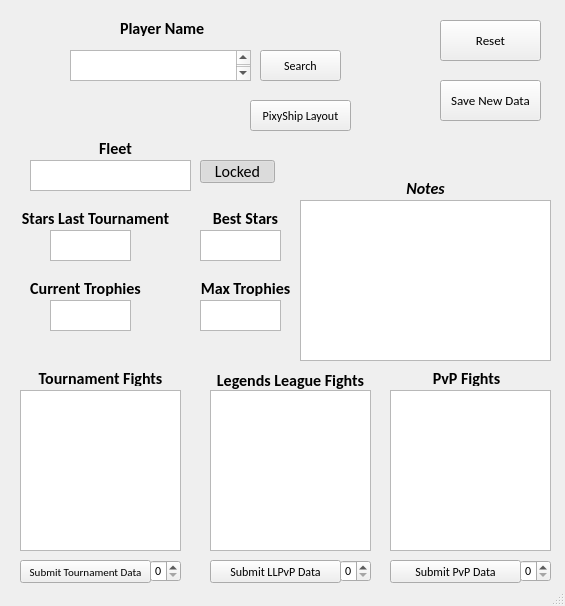
<?xml version="1.0" encoding="UTF-8"?>
<ui version="4.0">
 <class>MainWindow</class>
 <widget class="QMainWindow" name="MainWindow">
  <property name="geometry">
   <rect>
    <x>0</x>
    <y>0</y>
    <width>565</width>
    <height>606</height>
   </rect>
  </property>
  <property name="font">
   <font>
    <family>Calibri</family>
   </font>
  </property>
  <property name="windowTitle">
   <string>MainWindow</string>
  </property>
  <widget class="QWidget" name="centralwidget">
   <widget class="QLabel" name="fleetNameLabel">
    <property name="geometry">
     <rect>
      <x>70</x>
      <y>140</y>
      <width>91</width>
      <height>16</height>
     </rect>
    </property>
    <property name="font">
     <font>
      <family>Calibri</family>
      <pointsize>12</pointsize>
      <weight>75</weight>
      <italic>false</italic>
      <bold>true</bold>
     </font>
    </property>
    <property name="text">
     <string>Fleet</string>
    </property>
    <property name="alignment">
     <set>Qt::AlignCenter</set>
    </property>
   </widget>
   <widget class="QTextBrowser" name="bestStars">
    <property name="geometry">
     <rect>
      <x>200</x>
      <y>230</y>
      <width>81</width>
      <height>31</height>
     </rect>
    </property>
    <property name="tabChangesFocus">
     <bool>true</bool>
    </property>
   </widget>
   <widget class="QLabel" name="maxTrophiesLabel">
    <property name="geometry">
     <rect>
      <x>170</x>
      <y>280</y>
      <width>151</width>
      <height>16</height>
     </rect>
    </property>
    <property name="font">
     <font>
      <family>Calibri</family>
      <pointsize>12</pointsize>
      <weight>75</weight>
      <italic>false</italic>
      <bold>true</bold>
     </font>
    </property>
    <property name="text">
     <string>Max Trophies</string>
    </property>
    <property name="alignment">
     <set>Qt::AlignCenter</set>
    </property>
   </widget>
   <widget class="QLabel" name="label">
    <property name="geometry">
     <rect>
      <x>120</x>
      <y>20</y>
      <width>91</width>
      <height>16</height>
     </rect>
    </property>
    <property name="font">
     <font>
      <family>Calibri</family>
      <pointsize>12</pointsize>
      <weight>75</weight>
      <italic>false</italic>
      <bold>true</bold>
     </font>
    </property>
    <property name="text">
     <string>Player Name</string>
    </property>
   </widget>
   <widget class="QLabel" name="tournamentFightsLabel">
    <property name="geometry">
     <rect>
      <x>20</x>
      <y>370</y>
      <width>161</width>
      <height>16</height>
     </rect>
    </property>
    <property name="font">
     <font>
      <family>Calibri</family>
      <pointsize>12</pointsize>
      <weight>75</weight>
      <italic>false</italic>
      <bold>true</bold>
     </font>
    </property>
    <property name="text">
     <string>Tournament Fights</string>
    </property>
    <property name="alignment">
     <set>Qt::AlignCenter</set>
    </property>
   </widget>
   <widget class="QTextBrowser" name="lastStars">
    <property name="geometry">
     <rect>
      <x>50</x>
      <y>230</y>
      <width>81</width>
      <height>31</height>
     </rect>
    </property>
    <property name="tabChangesFocus">
     <bool>true</bool>
    </property>
   </widget>
   <widget class="QPushButton" name="pvpSubmit">
    <property name="geometry">
     <rect>
      <x>390</x>
      <y>560</y>
      <width>131</width>
      <height>23</height>
     </rect>
    </property>
    <property name="text">
     <string>Submit PvP Data</string>
    </property>
   </widget>
   <widget class="QSpinBox" name="starCount">
    <property name="geometry">
     <rect>
      <x>150</x>
      <y>560</y>
      <width>31</width>
      <height>22</height>
     </rect>
    </property>
   </widget>
   <widget class="QLabel" name="starsLastTournamentLabel">
    <property name="geometry">
     <rect>
      <x>20</x>
      <y>210</y>
      <width>151</width>
      <height>16</height>
     </rect>
    </property>
    <property name="font">
     <font>
      <family>Calibri</family>
      <pointsize>12</pointsize>
      <weight>75</weight>
      <italic>false</italic>
      <bold>true</bold>
     </font>
    </property>
    <property name="text">
     <string>Stars Last Tournament</string>
    </property>
    <property name="alignment">
     <set>Qt::AlignCenter</set>
    </property>
   </widget>
   <widget class="QTextEdit" name="playerNotes">
    <property name="geometry">
     <rect>
      <x>300</x>
      <y>200</y>
      <width>251</width>
      <height>161</height>
     </rect>
    </property>
    <property name="tabChangesFocus">
     <bool>true</bool>
    </property>
   </widget>
   <widget class="QSpinBox" name="trophyCount">
    <property name="geometry">
     <rect>
      <x>520</x>
      <y>560</y>
      <width>31</width>
      <height>22</height>
     </rect>
    </property>
   </widget>
   <widget class="QTextBrowser" name="maxTrophies">
    <property name="geometry">
     <rect>
      <x>200</x>
      <y>300</y>
      <width>81</width>
      <height>31</height>
     </rect>
    </property>
    <property name="tabChangesFocus">
     <bool>true</bool>
    </property>
   </widget>
   <widget class="QPushButton" name="searchButton">
    <property name="geometry">
     <rect>
      <x>260</x>
      <y>50</y>
      <width>81</width>
      <height>31</height>
     </rect>
    </property>
    <property name="text">
     <string>Search</string>
    </property>
   </widget>
   <widget class="QLabel" name="bestStarsLabel">
    <property name="geometry">
     <rect>
      <x>170</x>
      <y>210</y>
      <width>151</width>
      <height>16</height>
     </rect>
    </property>
    <property name="font">
     <font>
      <family>Calibri</family>
      <pointsize>12</pointsize>
      <weight>75</weight>
      <italic>false</italic>
      <bold>true</bold>
     </font>
    </property>
    <property name="text">
     <string>Best Stars</string>
    </property>
    <property name="alignment">
     <set>Qt::AlignCenter</set>
    </property>
   </widget>
   <widget class="QPushButton" name="legendsSubmit">
    <property name="geometry">
     <rect>
      <x>210</x>
      <y>560</y>
      <width>131</width>
      <height>23</height>
     </rect>
    </property>
    <property name="text">
     <string>Submit LLPvP Data</string>
    </property>
   </widget>
   <widget class="QSpinBox" name="legendTrophyCount">
    <property name="geometry">
     <rect>
      <x>340</x>
      <y>560</y>
      <width>31</width>
      <height>22</height>
     </rect>
    </property>
   </widget>
   <widget class="QLabel" name="currentTrophiesLabel">
    <property name="geometry">
     <rect>
      <x>10</x>
      <y>280</y>
      <width>151</width>
      <height>16</height>
     </rect>
    </property>
    <property name="font">
     <font>
      <family>Calibri</family>
      <pointsize>12</pointsize>
      <weight>75</weight>
      <italic>false</italic>
      <bold>true</bold>
     </font>
    </property>
    <property name="text">
     <string>Current Trophies</string>
    </property>
    <property name="alignment">
     <set>Qt::AlignCenter</set>
    </property>
   </widget>
   <widget class="QLabel" name="playerNotesLabel">
    <property name="geometry">
     <rect>
      <x>350</x>
      <y>180</y>
      <width>151</width>
      <height>16</height>
     </rect>
    </property>
    <property name="font">
     <font>
      <family>Calibri</family>
      <pointsize>12</pointsize>
      <weight>75</weight>
      <italic>true</italic>
      <bold>true</bold>
     </font>
    </property>
    <property name="text">
     <string>Notes</string>
    </property>
    <property name="alignment">
     <set>Qt::AlignCenter</set>
    </property>
   </widget>
   <widget class="QPlainTextEdit" name="playerNameSearchBox">
    <property name="geometry">
     <rect>
      <x>70</x>
      <y>50</y>
      <width>181</width>
      <height>31</height>
     </rect>
    </property>
    <property name="font">
     <font>
      <family>Calibri</family>
      <pointsize>12</pointsize>
     </font>
    </property>
    <property name="cursor" stdset="0">
     <cursorShape>IBeamCursor</cursorShape>
    </property>
    <property name="inputMethodHints">
     <set>Qt::ImhNone</set>
    </property>
    <property name="tabChangesFocus">
     <bool>true</bool>
    </property>
   </widget>
   <widget class="QToolButton" name="lockUnlockButton">
    <property name="geometry">
     <rect>
      <x>200</x>
      <y>160</y>
      <width>75</width>
      <height>23</height>
     </rect>
    </property>
    <property name="font">
     <font>
      <family>Calibri</family>
      <pointsize>12</pointsize>
     </font>
    </property>
    <property name="text">
     <string>Locked</string>
    </property>
    <property name="checkable">
     <bool>true</bool>
    </property>
    <property name="checked">
     <bool>true</bool>
    </property>
   </widget>
   <widget class="QPushButton" name="tournamentSubmit">
    <property name="geometry">
     <rect>
      <x>20</x>
      <y>560</y>
      <width>131</width>
      <height>23</height>
     </rect>
    </property>
    <property name="font">
     <font>
      <pointsize>8</pointsize>
     </font>
    </property>
    <property name="text">
     <string>Submit Tournament Data</string>
    </property>
   </widget>
   <widget class="QTextBrowser" name="currentTrophies">
    <property name="geometry">
     <rect>
      <x>50</x>
      <y>300</y>
      <width>81</width>
      <height>31</height>
     </rect>
    </property>
    <property name="tabChangesFocus">
     <bool>true</bool>
    </property>
   </widget>
   <widget class="QLabel" name="legendsFightsLabel">
    <property name="geometry">
     <rect>
      <x>210</x>
      <y>370</y>
      <width>161</width>
      <height>20</height>
     </rect>
    </property>
    <property name="font">
     <font>
      <family>Calibri</family>
      <pointsize>12</pointsize>
      <weight>75</weight>
      <italic>false</italic>
      <bold>true</bold>
     </font>
    </property>
    <property name="text">
     <string>Legends League Fights</string>
    </property>
    <property name="alignment">
     <set>Qt::AlignCenter</set>
    </property>
   </widget>
   <widget class="QLabel" name="pvpFightsLabel">
    <property name="geometry">
     <rect>
      <x>386</x>
      <y>370</y>
      <width>161</width>
      <height>16</height>
     </rect>
    </property>
    <property name="font">
     <font>
      <family>Calibri</family>
      <pointsize>12</pointsize>
      <weight>75</weight>
      <italic>false</italic>
      <bold>true</bold>
     </font>
    </property>
    <property name="text">
     <string>PvP Fights</string>
    </property>
    <property name="alignment">
     <set>Qt::AlignCenter</set>
    </property>
   </widget>
   <widget class="QPlainTextEdit" name="fleetName">
    <property name="geometry">
     <rect>
      <x>30</x>
      <y>160</y>
      <width>161</width>
      <height>31</height>
     </rect>
    </property>
    <property name="inputMethodHints">
     <set>Qt::ImhNone</set>
    </property>
    <property name="tabChangesFocus">
     <bool>true</bool>
    </property>
    <property name="readOnly">
     <bool>true</bool>
    </property>
   </widget>
   <widget class="QPushButton" name="saveNewData">
    <property name="geometry">
     <rect>
      <x>440</x>
      <y>80</y>
      <width>101</width>
      <height>41</height>
     </rect>
    </property>
    <property name="font">
     <font>
      <family>Calibri</family>
      <pointsize>10</pointsize>
     </font>
    </property>
    <property name="text">
     <string>Save New Data</string>
    </property>
   </widget>
   <widget class="QTableView" name="tournyTable">
    <property name="geometry">
     <rect>
      <x>20</x>
      <y>390</y>
      <width>161</width>
      <height>161</height>
     </rect>
    </property>
   </widget>
   <widget class="QTableView" name="legendsTable">
    <property name="geometry">
     <rect>
      <x>210</x>
      <y>390</y>
      <width>161</width>
      <height>161</height>
     </rect>
    </property>
   </widget>
   <widget class="QTableView" name="pvpTable">
    <property name="geometry">
     <rect>
      <x>390</x>
      <y>390</y>
      <width>161</width>
      <height>161</height>
     </rect>
    </property>
    <property name="alternatingRowColors">
     <bool>true</bool>
    </property>
    <property name="wordWrap">
     <bool>false</bool>
    </property>
   </widget>
   <widget class="QPushButton" name="resetButton">
    <property name="geometry">
     <rect>
      <x>440</x>
      <y>20</y>
      <width>101</width>
      <height>41</height>
     </rect>
    </property>
    <property name="font">
     <font>
      <family>Calibri</family>
      <pointsize>10</pointsize>
     </font>
    </property>
    <property name="text">
     <string>Reset</string>
    </property>
   </widget>
   <widget class="QPushButton" name="pixyshipLayoutButton">
    <property name="geometry">
     <rect>
      <x>250</x>
      <y>100</y>
      <width>101</width>
      <height>31</height>
     </rect>
    </property>
    <property name="text">
     <string>PixyShip Layout</string>
    </property>
   </widget>
  </widget>
  <widget class="QStatusBar" name="statusbar"/>
 </widget>
 <tabstops>
  <tabstop>playerNameSearchBox</tabstop>
  <tabstop>searchButton</tabstop>
  <tabstop>fleetName</tabstop>
  <tabstop>lastStars</tabstop>
  <tabstop>bestStars</tabstop>
  <tabstop>currentTrophies</tabstop>
  <tabstop>maxTrophies</tabstop>
  <tabstop>playerNotes</tabstop>
  <tabstop>saveNewData</tabstop>
  <tabstop>tournyTable</tabstop>
  <tabstop>legendsTable</tabstop>
  <tabstop>pvpTable</tabstop>
  <tabstop>starCount</tabstop>
  <tabstop>legendTrophyCount</tabstop>
  <tabstop>trophyCount</tabstop>
  <tabstop>tournamentSubmit</tabstop>
  <tabstop>legendsSubmit</tabstop>
  <tabstop>pvpSubmit</tabstop>
  <tabstop>lockUnlockButton</tabstop>
 </tabstops>
 <resources/>
 <connections/>
</ui>
